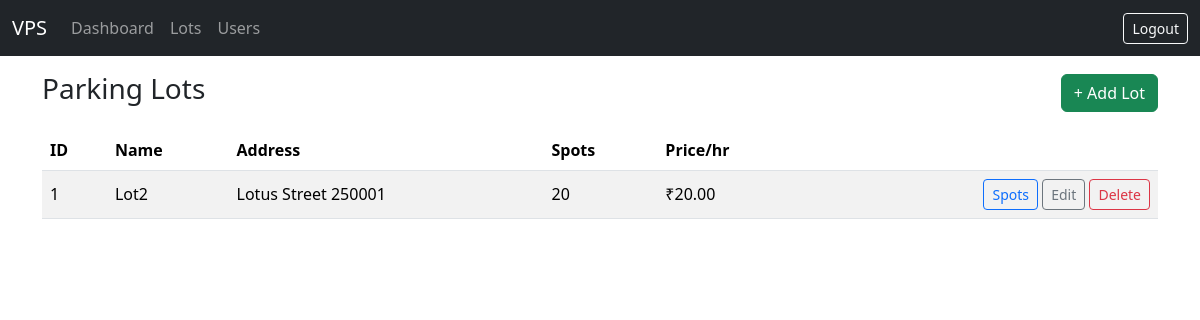
/admin/lots (signed in), run on the app's committed database.
### models/models.py (models this page shows, shortened)
class ParkingLot(Base):
    __tablename__ = "parking_lots"
    id              = Column(Integer, primary_key=True)
    name            = Column(String, nullable=False)
    address_line_1  = Column(String, nullable=False)
    address_line_2  = Column(String)
    address_line_3  = Column(String)
    pin_code        = Column(String(10), nullable=False)
    price_per_hour  = Column(Numeric(10, 2), nullable=False)
    number_of_spots = Column(Integer, nullable=False)
    spots = relationship(
        "ParkingSpot", back_populates="parking_lot", cascade="all, delete-orphan"
    )

### app.py (the view)
@app.route("/admin/lots")
@login_required
@role_required("admin")
def list_lots():
    with SessionLocal() as db:
        lots = db.query(ParkingLot).all()
        return render_template("admin/lots.html", lots=lots)

### app.py (called while the page is built)
def login_required(view):
    @wraps(view)
    def wrapped(*a, **kw):
        if "user_id" not in session:
            flash("Please log in first.")
            return redirect(url_for("login"))
        return view(*a, **kw)
    return wrapped

def role_required(role):
    def deco(view):
        @wraps(view)
        def wrapped(*a, **kw):
            if session.get("role") != role:
                flash("Access denied.")
                return redirect(url_for("login"))
            return view(*a, **kw)
        return wrapped
    return deco

### templates/admin/lots.html (shortened to what this page needs)
{% extends 'base.html' %}
{% block content %}
<div class="d-flex justify-content-between align-items-center mb-3">
  <h3>Parking Lots</h3>
  <a class="btn btn-success" href="{{ url_for('add_lot') }}">+ Add Lot</a>
</div>
<table class="table table-striped align-middle">
  <thead>
    <tr>
      <th>ID</th><th>Name</th><th>Address</th><th>Spots</th>
      <th>Price/hr</th><th></th>
    </tr>
  </thead>
  <tbody>
  {% for lot in lots %}
    <tr>
      <td>{{ lot.id }}</td>
      <td>{{ lot.name }}</td>
      <td>{{ lot.address_line_1 }} {{ lot.pin_code }}</td>
      <td>{{ lot.number_of_spots }}</td>
      <td>₹{{ '%.2f'|format(lot.price_per_hour) }}</td>
      <td class="text-end">
        <a class="btn btn-sm btn-outline-primary"
           href="{{ url_for('lot_spots', lot_id=lot.id) }}">Spots</a>
        <a class="btn btn-sm btn-outline-secondary"
           href="{{ url_for('edit_lot', lot_id=lot.id) }}">Edit</a>
        <form class="d-inline" method="post"
              action="{{ url_for('delete_lot', lot_id=lot.id) }}"
              onsubmit="return confirm('Delete this lot?');">
          <button class="btn btn-sm btn-outline-danger">Delete</button>
        </form>
      </td>
    </tr>
  {% endfor %}
  </tbody>
</table>
{% endblock %}

### data on the page
ParkingLot: id "1", name "Lot2", address_line_1 "Lotus Street", pin_code "250001", number_of_spots "20", price_per_hour "20.00"
